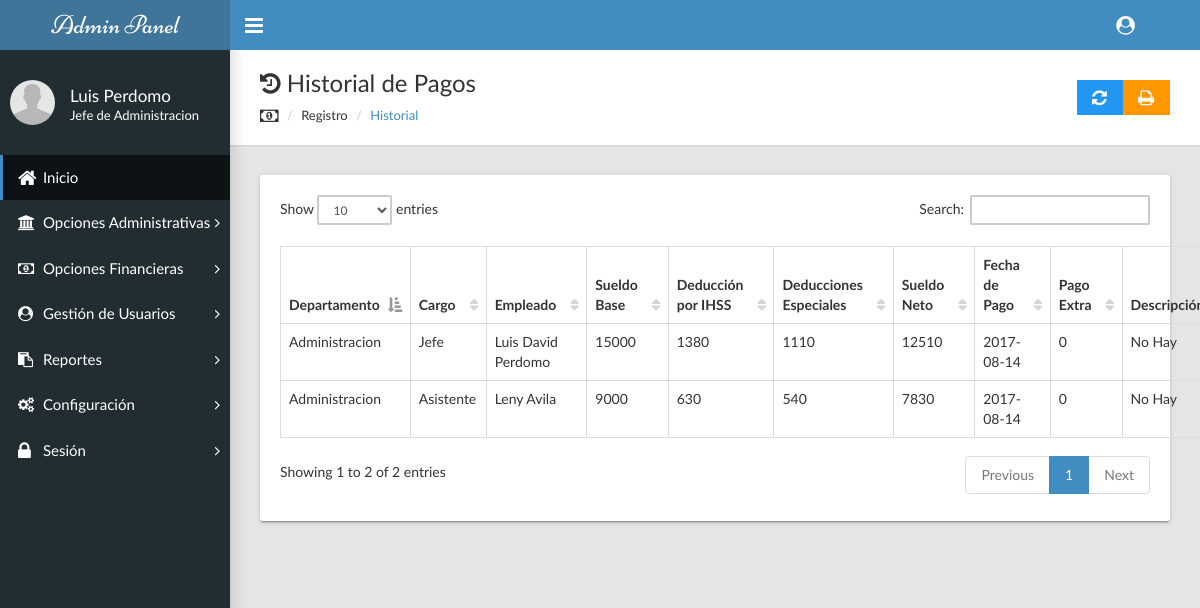
/admin-panel/pagos_historial.php (signed in), run on the app's committed database.
### tables this page shows
CREATE TABLE `historial` (
  `Id_Pago` int(11) NOT NULL,
  `Cod_Dep` varchar(10) NOT NULL,
  `Cod_Cargo` varchar(10) NOT NULL,
  `Id_Empleado` varchar(15) NOT NULL,
  `Sueldo_Base` float NOT NULL,
  `Ded_IHSS` float NOT NULL,
  `Ded_Especiales` float NOT NULL,
  `Salario_Neto` float NOT NULL,
  `Fecha` date NOT NULL,
  `Pago_Extra` float NOT NULL DEFAULT '0',
  `Descripcion_Pago_Extra` varchar(255) NOT NULL DEFAULT 'No Hay'
);

CREATE TABLE `departamentos` (
  `Cod_Dep` varchar(10) NOT NULL,
  `Nom_Dep` varchar(100) NOT NULL
);

CREATE TABLE `cargos` (
  `Cod_Cargo` varchar(10) NOT NULL,
  `Nom_Cargo` varchar(100) NOT NULL
);

CREATE TABLE `empleados` (
  `Id_Empleado` varchar(15) NOT NULL,
  `Nombres` varchar(100) NOT NULL,
  `Apellido1` varchar(50) NOT NULL,
  `Apellido2` varchar(50) NOT NULL,
  `Lugar_Nac` varchar(100) NOT NULL,
  `Fecha_Nac` date NOT NULL,
  `Profesion` varchar(50) NOT NULL,
  `Domicilio` text NOT NULL,
  `Telefono` int(11) NOT NULL,
  `Fecha_Ingreso` date NOT NULL,
  `Correo` varchar(100) NOT NULL,
  `Nombre_Emergencia` varchar(100) NOT NULL,
  `Numero_Emergencia` int(11) NOT NULL,
  `Estado` varchar(10) NOT NULL
);

### admin-panel/pagos_historial.php (the view, shortened to what this page needs)
<?php
  include('../cn/bdconexion.php');
  if (isset($_SESSION['username'])&&($_SESSION['rank'])) {
?>
<!DOCTYPE html>
<html>
  <head>
    <link rel="stylesheet" type="text/css" href="css/main.css">
    <link rel="stylesheet" type="text/css" href="css/font-awesome-4.7.0/css/font-awesome.min.css">
  </head>
  <body class="sidebar-mini fixed">
    <div class="wrapper">
      <header class="main-header hidden-print"><a class="logo" href="index.php">Admin Panel</a>
        <nav class="navbar navbar-static-top">
          <a class="sidebar-toggle" href="#" data-toggle="offcanvas"></a>
          <div class="navbar-custom-menu">
            <ul class="top-nav">
              <li class="dropdown"><a class="dropdown-toggle" href="#" data-toggle="dropdown" role="button" aria-haspopup="true" aria-expanded="false"><i class="fa fa-user-circle fa-lg"></i></a>
              </li>
            </ul>
          </div>
        </nav>
      </header>
      <div class="content-wrapper">
        <div class="page-title">
          <div>
            <h1><i class="fa fa-history"></i> Historial de Pagos</h1>
            <ul class="breadcrumb side">
              <li><i class="fa fa-money fa-lg"></i></li>
              <li>Registro</li>
              <li class="active"><a href="#">Historial</a></li>
            </ul>
          </div>
          <div><a class="btn btn-info btn-flat no-impr" href="pagos_historial.php"><i class="fa fa-lg fa-refresh"></i></a><a class="btn btn-warning btn-flat" href="javascript:window.print();"><i class="fa fa-lg fa-print"></i></a></div>
        </div>
        <div class="row" id="data-table">
          <div class="col-md-12">
            <div class="card">
              <div class="card-body">
                <table class="table table-hover table-bordered" id="sampleTable">
                  <thead>
                    <tr>
                      <th>Departamento</th>
                      <th>Cargo</th>
                      <th>Empleado</th>
                      <th>Sueldo Base</th>
                      <th>Deducci&oacute;n por IHSS</th>
                      <th>Deducciones Especiales</th>
                      <th>Sueldo Neto</th>
                      <th>Fecha de Pago</th>
                      <th>Pago Extra</th>
                      <th>Descripci&oacute;n</th>
                    </tr>
                  </thead>
                  <tbody>
                    <?php
                      $queryHistorial=mysqli_query($db, "SELECT departamentos.Nom_Dep, cargos.Nom_Cargo, empleados.Nombres, empleados.Apellido1, historial.* FROM departamentos INNER JOIN(cargos INNER JOIN(empleados INNER JOIN historial ON empleados.Id_Empleado=historial.Id_Empleado) ON cargos.Cod_Cargo=historial.Cod_Cargo) ON departamentos.Cod_Dep=historial.Cod_Dep;") or die(mysqli_error());
                      while ($rowHistorial=mysqli_fetch_array($queryHistorial)) {
                        echo '
                          <tr>
                            <td>'.$rowHistorial['Nom_Dep'].'</td>
                            <td>'.$rowHistorial['Nom_Cargo'].'</td>
                            <td>'.$rowHistorial['Nombres'].' '.$rowHistorial['Apellido1'].'</td>
                            <td>'.$rowHistorial['Sueldo_Base'].'</td>
                            <td>'.$rowHistorial['Ded_IHSS'].'</td>
                            <td>'.$rowHistorial['Ded_Especiales'].'</td>
                            <td>'.$rowHistorial['Salario_Neto'].'</td>
                            <td>'.$rowHistorial['Fecha'].'</td>
                            <td>'.$rowHistorial['Pago_Extra'].'</td>
                            <td>'.$rowHistorial['Descripcion_Pago_Extra'].'</td>
                          </tr>
                        ';
                      }
                    ?>
                  </tbody>
                </table>
              </div>
            </div>
          </div>
        </div>
      </div>
    </div>
  </body>
</html>
<?php
    }else {
        header('location: page_denegado.php');
    }
?>

### data on the page
historial: Cod_Dep.Nom_Dep "Administracion", Cod_Cargo.Nom_Cargo "Jefe", Id_Empleado.Nombres "Luis David", Id_Empleado.Apellido1 "Perdomo", Sueldo_Base "15000", Ded_IHSS "1380", Ded_Especiales "1110", Salario_Neto "12510", Fecha "2017-08-14", Pago_Extra "0", Descripcion_Pago_Extra "No Hay"
historial: Cod_Dep.Nom_Dep "Administracion", Cod_Cargo.Nom_Cargo "Asistente", Id_Empleado.Nombres "Leny", Id_Empleado.Apellido1 "Avila", Sueldo_Base "9000", Ded_IHSS "630", Ded_Especiales "540", Salario_Neto "7830", Fecha "2017-08-14", Pago_Extra "0", Descripcion_Pago_Extra "No Hay"

### other printed values
$_SESSION['username'] "Luis Perdomo"
$_SESSION['rank'] "Jefe de Administracion"
